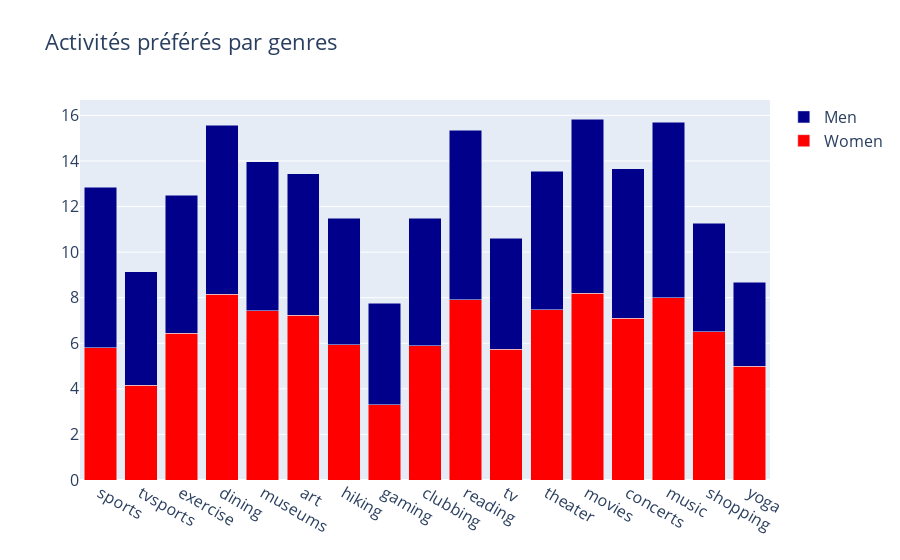

Notebook code cell kept with this figure:
### Code cell
trace1 = go.Bar(
    x=activities_interested,
    y=activities[0,:],
    name='Women',
    marker=dict(
        color='red'
    )
)
trace2 = go.Bar(
    x=activities_interested,
    y=activities[1,:],
    name='Men',
     marker=dict(
        color='darkblue'
    )
)

data = [trace1, trace2]
layout = go.Layout(
    title='Activités préférés par genres',
    font=dict(
        size=16
    ),
    barmode = 'stack',
    legend=dict(
        font=dict(
            size=16
        )
    )
)
fig = go.Figure(data=data, layout=layout)
py.iplot(fig, filename='barchart')

### Figure 1 — Plotly figure (JSON) as saved in the notebook; plotly's stock layout.template omitted (floating-point values rounded to 4 significant figures)
{"data": [{"marker": {"color": "red"}, "name": "Women", "type": "bar", "x": ["sports", "tvsports", "exercise", "dining", "museums", "art", "hiking", "gaming", "clubbing", "reading", "tv", "theater", "movies", "concerts", "music", "shopping", "yoga"], "y": [5.813, 4.162, 6.451, 8.147, 7.428, 7.22, 5.942, 3.302, 5.9, 7.907, 5.739, 7.482, 8.198, 7.104, 7.99, 6.499, 4.99]}, {"marker": {"color": "darkblue"}, "name": "Men", "type": "bar", "x": ["sports", "tvsports", "exercise", "dining", "museums", "art", "hiking", "gaming", "clubbing", "reading", "tv", "theater", "movies", "concerts", "music", "shopping", "yoga"], "y": [7.03, 4.984, 6.043, 7.425, 6.548, 6.215, 5.534, 4.453, 5.594, 7.453, 4.874, 6.079, 7.644, 6.55, 7.714, 4.774, 3.696]}], "layout": {"autosize": true, "barmode": "stack", "font": {"size": 16}, "legend": {"font": {"size": 16}}, "title": {"text": "Activités préférés par genres"}, "xaxis": {"autorange": true, "range": [-0.5, 16.5], "type": "category"}, "yaxis": {"autorange": true, "range": [0, 16.68], "type": "linear"}}}
